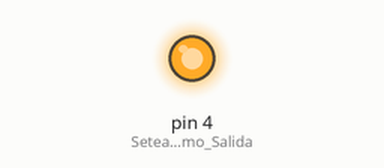
The sketch below on a simulated Arduino Uno, built with avr-gcc and run on an emulated ATmega328P. Parts: output pins drawn as LEDs (lit = HIGH).

Above: at 5.0 s.
At 10.5 s:
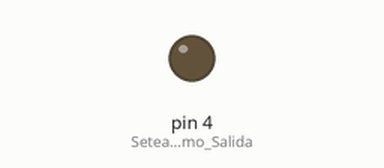
Timing chart, 0 to 14.3 s (numbered marks = the images above):
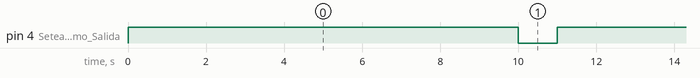

The sketch:

Led.ino
```cpp
// C++ code
//
void setup()
{
  pinMode(4, OUTPUT); //Setea Pin 4 como Salida
}

void loop() // prende y apaga led con intermitencia de 1seg
{
  digitalWrite(4, HIGH); //Pin 4 Manda voltaje max = prende led
  delay(10000); // espera 1 segundo

  digitalWrite(4, LOW); //Pin 4 Manda voltaje min 0 = apaga led
  delay(1000); //espera 1 segundo

}
```

Measured:
- by itself, pin 4 (Setea_Pin_4_como_Salida): alternates HIGH for 10.0 s and LOW for 1.0 s
